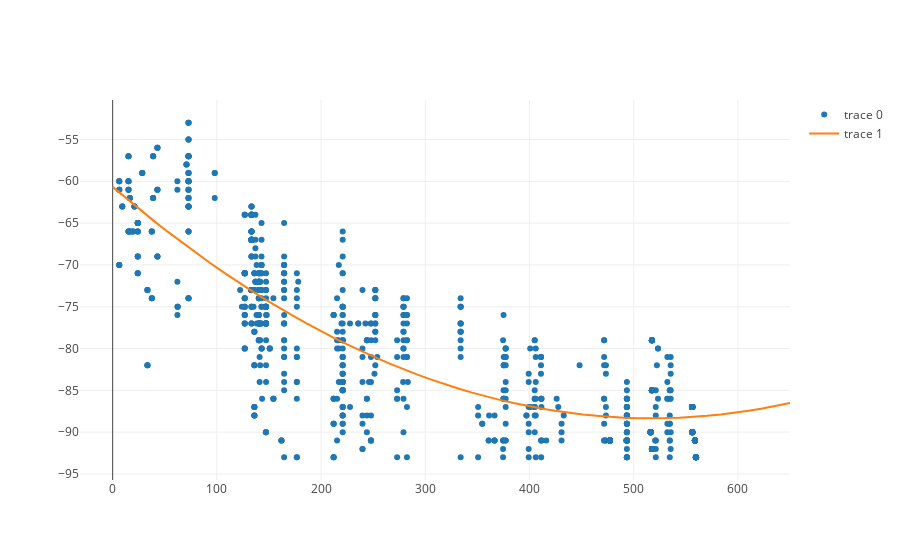
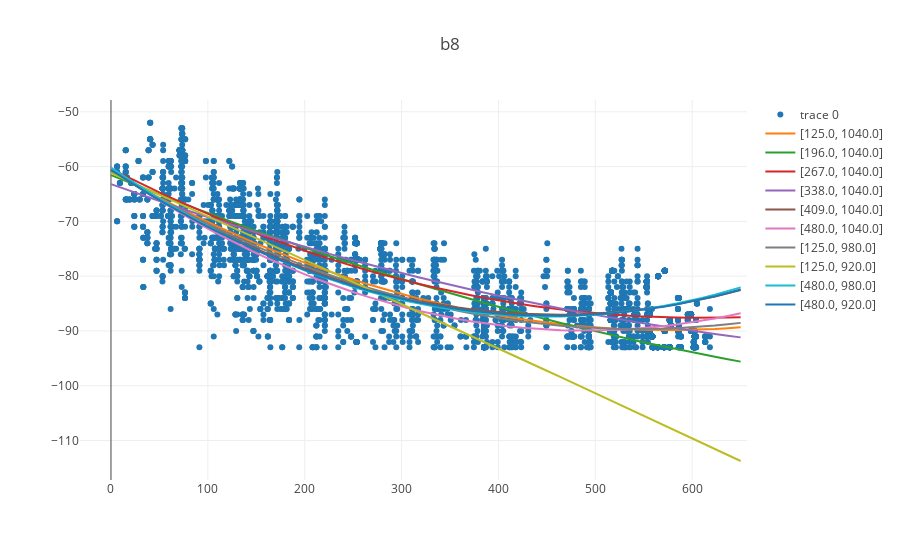
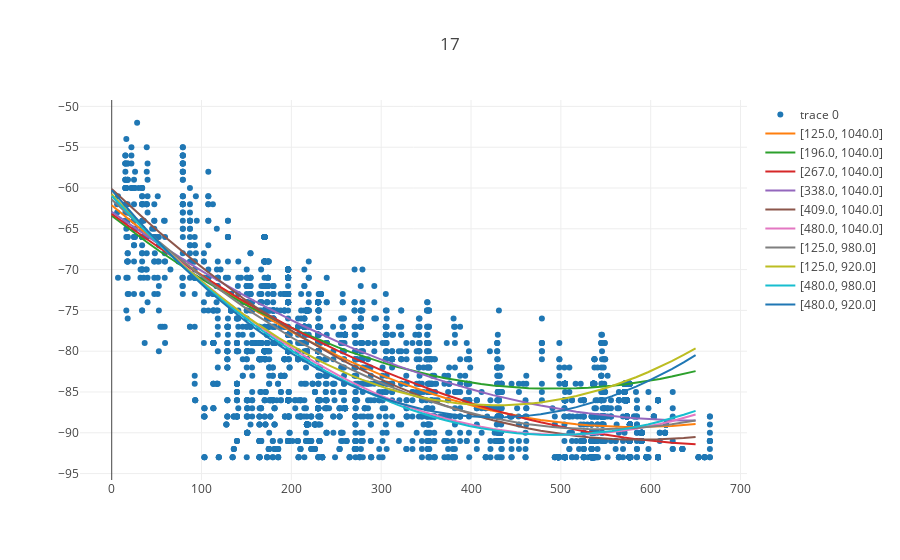

Write notebook code for charts like these, in order.
### Code cell
one = np.stack([np.linspace(125, 480, 6), np.full(6, 1040)], axis=1)
two = np.array([[x, y] for x in [125, 480] for y in [1040 - 60, 1040 - 120]])
endpoints = np.concatenate([one, two])

# now for each vector, get the vector from b8 or 17
pos_b8 = beacons_pixel[5]
pos_17 = beacons_pixel[2]

points_b8 = pos_from_data(data_for_beacon['b8'])
rssi_b8 = rssi_from_data(data_for_beacon['b8'])
points_17 = pos_from_data(data_for_beacon['17'])
rssi_17 = rssi_from_data(data_for_beacon['17'])


def plot_points_on_line(points, line):
    # get an image
    img = Image.open('map.png')
    fnt = ImageFont.truetype('/Users/piotr/Library/Fonts/Literation Mono Powerline.ttf', 40)
    
    d = ImageDraw.Draw(img)

    for point in points:
        x = point[0]
        y = point[1]
        d.ellipse([x-2, y-2, x+2, y+2], outline=(255,0,0,0), fill=(255,0,0,0))
        
    for point in line:
        x = point[0]
        y = point[1]
        d.ellipse([x-2, y-2, x+2, y+2], outline=(0,255,0,0), fill=(0,255,0,0))

    img.show()

    
def dist_from_line(points, start, end):
    return np.absolute(np.cross(end-start,points-start) / np.linalg.norm(end - start))
    
    
def map_points_on_line(points, start, end):
    line = np.stack([np.linspace(start[0], end[0]), np.linspace(start[1], end[1])], axis=1)
    margin = dist_from_line(points, start, end)
    plot_points_on_line(points_b8[margin < 20], line)
    
    
# for end in endpoints:
#     map_points_on_line(points_b8, pos_b8, end)

    
def plot_rssi_dist(rssi, dist, title):
    f = bestfit_rssi_dist(rssi, dist)
    domain = np.linspace(0, 650)
    py.iplot({
        "data": [
            go.Scatter(x=dist, y=rssi, mode='markers'),
            go.Scatter(x=domain, y=f(domain))
        ],
        "layout": go.Layout(title=title)
    }) 
    

def plot_rssi_dist_on_line(points, rssi, start, end):
    dist = dist_from_point(points, start)
    margin = dist_from_line(points, start, end)
    plot_rssi_dist(rssi[margin < 20], dist[margin < 20], title=end)
    
    
plot_rssi_dist_on_line(points_b8, rssi_b8, pos_b8, np.array([125, 920]))
    
    
def plot_all(points, rssi, start, beacon):
    dist = dist_from_point(points, start)
    
    fitlines = []
    ends = []
    for end in endpoints:
        margin = dist_from_line(points, start, end)
        line_dist = dist[margin < 20]
        line_rssi = rssi[margin < 20]
        f = bestfit_rssi_dist(line_rssi, line_dist)
        fitlines.append(f)
        ends.append(end)
        
    domain = np.linspace(0, 650)
    py.iplot({
        "data": [go.Scatter(x=dist, y=rssi, mode='markers')] + [go.Scatter(x=domain, y=f(domain), name=repr(list(end))) for (f, end) in zip(fitlines, ends)],
        "layout": go.Layout(title=beacon)
    }) 

plot_all(points_b8, rssi_b8, pos_b8, 'b8')
plot_all(points_17, rssi_17, pos_17, '17')

# for end in endpoints:
#     plot_rssi_dist_on_line(points_b8, rssi_b8, pos_b8, end)
